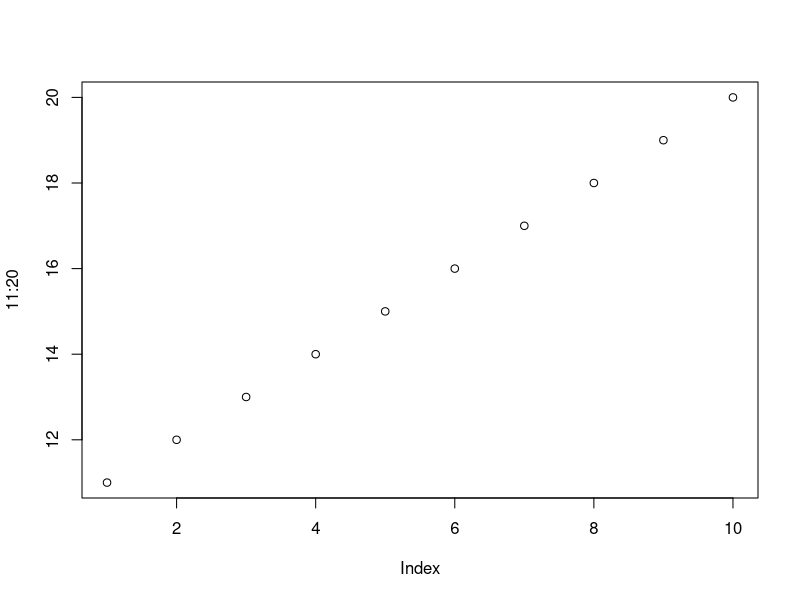
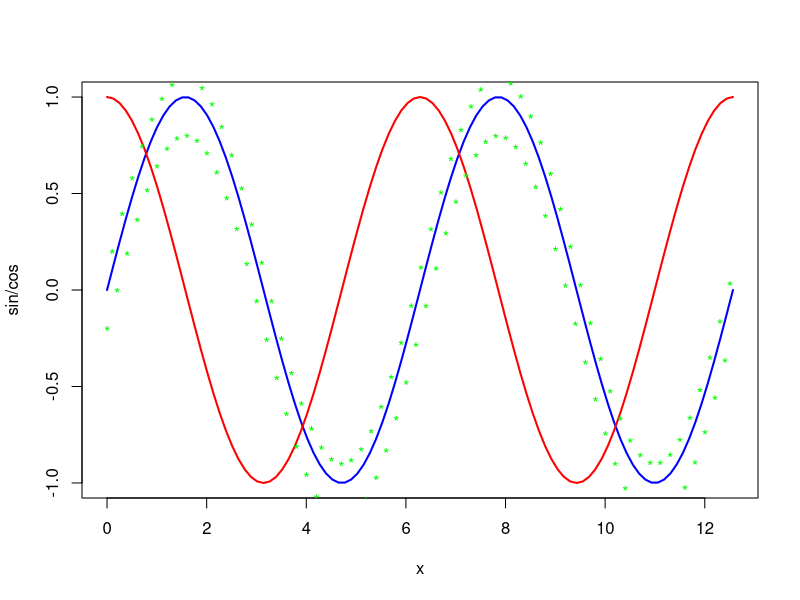
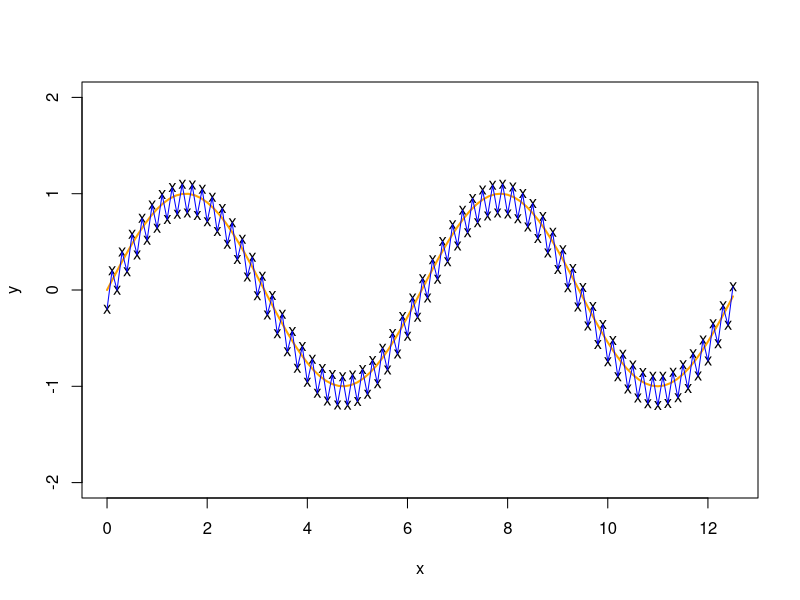
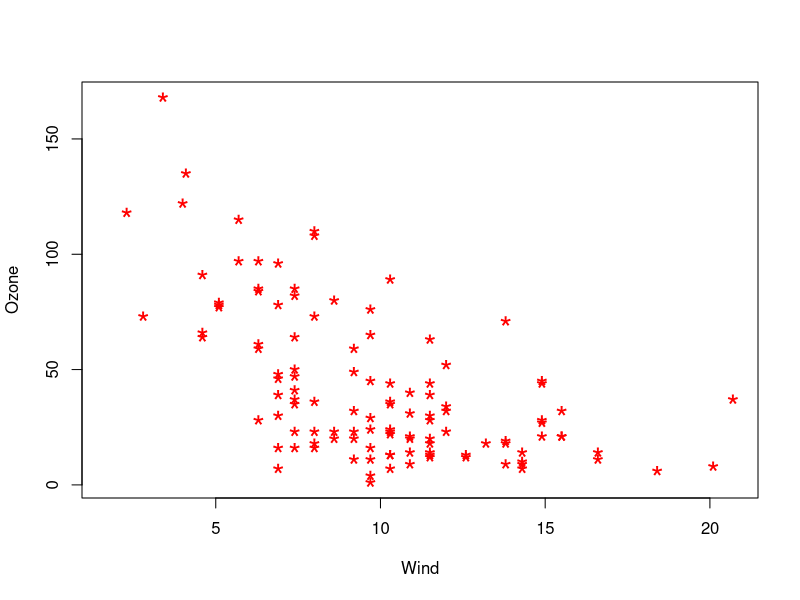

Write R code to recreate these figures, in order.
### ベクトルの描画
plot(11:20)
### 関数の描画
plot(sin, 0, 4*pi, 
     col="blue", # グラフの線の色
     lwd=2, # グラフの線の太さ
     ylab="sin/cos" # y軸のラベル
)
curve(cos, 
      add=TRUE, # グラフを上書き
      col="red", lwd=2)
x <- seq(0, 4*pi, by=0.1)
y <- sin(x) + rep_len(c(-0.2, 0.1), length(x))
points(x, y, col="green", pch="*") # 点を追加. pchは点の形を指定
### データ点の描画
plot(x, y, type="p", pch="x", ylim=c(-2,2)) # ylimで値域を指定
curve(sin, add=TRUE, col="orange", lwd=2)
lines(x, y, col="blue") # 折れ線を追加
### データフレームを用いた散布図 (airqualityを利用)
plot(Ozone ~ Wind, data=airquality,
     pch="*", col="red", cex=2) # cexは点の大きさの倍率を指定
